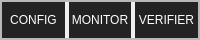
     <widget class="QFrame" name="F_MainTop">
      <property name="maximumSize">
       <size>
        <width>16777215</width>
        <height>40</height>
       </size>
      </property>
      <property name="frameShape">
       <enum>QFrame::StyledPanel</enum>
      </property>
      <property name="frameShadow">
       <enum>QFrame::Raised</enum>
      </property>
      <layout class="QHBoxLayout" name="horizontalLayout">
       <property name="spacing">
        <number>0</number>
       </property>
       <property name="leftMargin">
        <number>0</number>
       </property>
       <property name="topMargin">
        <number>0</number>
       </property>
       <property name="rightMargin">
        <number>0</number>
       </property>
       <property name="bottomMargin">
        <number>0</number>
       </property>
       <item>
        <widget class="QFrame" name="F_MainTopLeft">
         <property name="maximumSize">
          <size>
           <width>248</width>
           <height>40</height>
          </size>
         </property>
         <property name="styleSheet">
          <string notr="true"/>
         </property>
         <property name="frameShape">
          <enum>QFrame::StyledPanel</enum>
         </property>
         <property name="frameShadow">
          <enum>QFrame::Raised</enum>
         </property>
         <layout class="QHBoxLayout" name="horizontalLayout_3">
          <property name="spacing">
           <number>4</number>
          </property>
          <property name="leftMargin">
           <number>0</number>
          </property>
          <property name="topMargin">
           <number>0</number>
          </property>
          <property name="rightMargin">
           <number>0</number>
          </property>
          <property name="bottomMargin">
           <number>0</number>
          </property>
          <item>
           <widget class="QPushButton" name="pushButton_2">
            <property name="sizePolicy">
             <sizepolicy hsizetype="Expanding" vsizetype="Expanding">
              <horstretch>0</horstretch>
              <verstretch>0</verstretch>
             </sizepolicy>
            </property>
            <property name="minimumSize">
             <size>
              <width>0</width>
              <height>32</height>
             </size>
            </property>
            <property name="styleSheet">
             <string notr="true">QPushButton {
	color: rgb(255, 255, 255);
	background-color: rgb(35, 35, 35);
	border: 0px solid;
}

QPushButton:checked {
	background-color: rgb(85, 170, 255);
}</string>
            </property>
            <property name="text">
             <string>CONFIG</string>
            </property>
            <property name="checkable">
             <bool>true</bool>
            </property>
           </widget>
          </item>
          <item>
           <widget class="QPushButton" name="pushButton_4">
            <property name="sizePolicy">
             <sizepolicy hsizetype="Expanding" vsizetype="Expanding">
              <horstretch>0</horstretch>
              <verstretch>0</verstretch>
             </sizepolicy>
            </property>
            <property name="styleSheet">
             <string notr="true">QPushButton {
	color: rgb(255, 255, 255);
	background-color: rgb(35, 35, 35);
	border: 0px solid;
}

QPushButton:checked {
	background-color: rgb(85, 170, 255);
}</string>
            </property>
            <property name="text">
             <string>MONITOR</string>
            </property>
            <property name="checkable">
             <bool>true</bool>
            </property>
           </widget>
          </item>
          <item>
           <widget class="QPushButton" name="pushButton_5">
            <property name="sizePolicy">
             <sizepolicy hsizetype="Expanding" vsizetype="Expanding">
              <horstretch>0</horstretch>
              <verstretch>0</verstretch>
             </sizepolicy>
            </property>
            <property name="styleSheet">
             <string notr="true">QPushButton {
	color: rgb(255, 255, 255);
	background-color: rgb(35, 35, 35);
	border: 0px solid;
}

QPushButton:checked {
	background-color: rgb(85, 170, 255);
}</string>
            </property>
            <property name="text">
             <string>VERIFIER</string>
            </property>
            <property name="checkable">
             <bool>true</bool>
            </property>
           </widget>
          </item>
         </layout>
        </widget>
       </item>
       <item>
        <widget class="QFrame" name="F_MainTopRight">
         <property name="frameShape">
          <enum>QFrame::StyledPanel</enum>
         </property>
         <property name="frameShadow">
          <enum>QFrame::Raised</enum>
         </property>
        </widget>
       </item>
      </layout>
     </widget>
